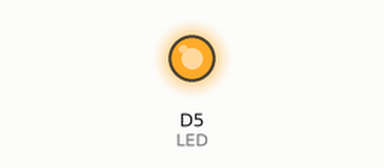
Simulated run of this sketch. Board: ESP8266 (NodeMCU). Parts: output pins drawn as LEDs (lit = HIGH). WiFi joins after 1.5 s; servers stay silent unless stated; network time is answered at once with the bench clock; the local clock reads 2024-03-15 10:24:30 at power-on unless the sketch sets it.

Above: at 23.1 s.
At 120.1 s:
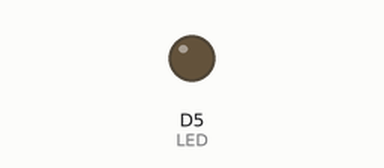
Timing chart, 0 to 121.6 s (numbered marks = the images above):
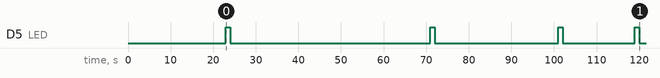

Measured:
- by itself, D5 (LED): LOW → HIGH at 23.0 s, → LOW 1.0 s later, → HIGH 47.0 s later, → LOW 1.0 s later, … (8 changes in this stretch)

The sketch:

main.ino
```cpp
#include <ESP8266WiFi.h>
#include <NTPClient.h>
#include <WiFiUdp.h>
#include <time.h>

#define LED D5

//#define PT_DEBUG

char* ssid = "YourNetworkNameHere";
const char* password = "YourPasswordHere";

#define SECS_IN_MIN 60
#define SECS_IN_HR 3600
#define SECS_IN_DAY 86400
#define GMT_OFFSET 0 // Offset from GMT in seconds
#define SYNC_INTERVAL 30000 // NTP fetch interval in ms
#define RESYNC_SLEEP 60000 // Time to sleep after failed sync in ms
struct tm currTime;
int lastSec = -1;
bool isNextPrime = false;

WiFiUDP ntpUDP;
NTPClient timeClient(ntpUDP, "pool.ntp.org", GMT_OFFSET, SYNC_INTERVAL);

bool isPrime(unsigned long n) {
  if (n <= 3) {
    return n > 1;
  } else if (n%2 == 0 || n%3==0) {
    return false;
  }
  unsigned long limit = ceil(sqrt(n));
  for (int i = 5; i < limit; i += 6) {
    if (n%i == 0 || n%(i+2) == 0) {
      return false;
    }
  }
  return true;
}

void turnOnLED() {
  digitalWrite(LED, HIGH);
}

void turnOffLED() {
  digitalWrite(LED, LOW);
}

void debugPrint(char* val) {
  #ifdef PT_DEBUG
  Serial.print(val);
  #endif
  return;
}

void debugPrint(int val) {
  #ifdef PT_DEBUG
  Serial.print(val);
  #endif
  return;
}

void debugPrintln(char* val) {
  #ifdef PT_DEBUG
  Serial.println(val);
  #endif
  return;
}

void debugBeginSerial(long speed) {
  #ifdef PT_DEBUG
  Serial.begin(speed);
  #endif
  return;
}

void setup() {
  delay(1000);
  pinMode(LED, OUTPUT);
  turnOffLED();
  debugBeginSerial(115200);
  debugPrintln("Beginning setup...");
  debugPrint("Joining WiFi network '");
  debugPrint(ssid);
  debugPrint("'...\n");
  WiFi.mode(WIFI_STA);
  WiFi.begin(ssid, password);
  debugPrint("Connected to WiFi network. Checking WiFi for successful Internet connection");
  while (WiFi.status() != WL_CONNECTED) {
    debugPrint(".");
    delay(500);
  }
  debugPrint("\n");
  debugPrintln("Internet connection successful. Starting NTP client...");
  timeClient.begin();
  debugPrintln("NTP client started. Setup complete.");
}

void loop() {
  while (WiFi.status() != WL_CONNECTED) {
    debugPrintln("Unable to sync client with NTP server. Sleeping before reattempting.");
    delay(RESYNC_SLEEP);
  }

  timeClient.update();

  time_t epochTime = timeClient.getEpochTime();
  struct tm *currTime = gmtime ((time_t *)&epochTime);
  int currSec = currTime->tm_sec;

  if (currSec != lastSec) {
    lastSec = currSec;
    if (isNextPrime) {
      turnOnLED();
    } else {
      turnOffLED();
    }

    unsigned long nextSecsIntoYear = 1 + currSec +
                  (currTime->tm_min*SECS_IN_MIN) +
                  (currTime->tm_hour*SECS_IN_HR) +
                  (currTime->tm_yday*SECS_IN_DAY);
    isNextPrime = isPrime(nextSecsIntoYear);

    debugPrint("Next secs: ");
    debugPrint(nextSecsIntoYear);
    if (isNextPrime) {
      debugPrint(" [PRIME]");
    }
    debugPrintln("");
  }
}
```
